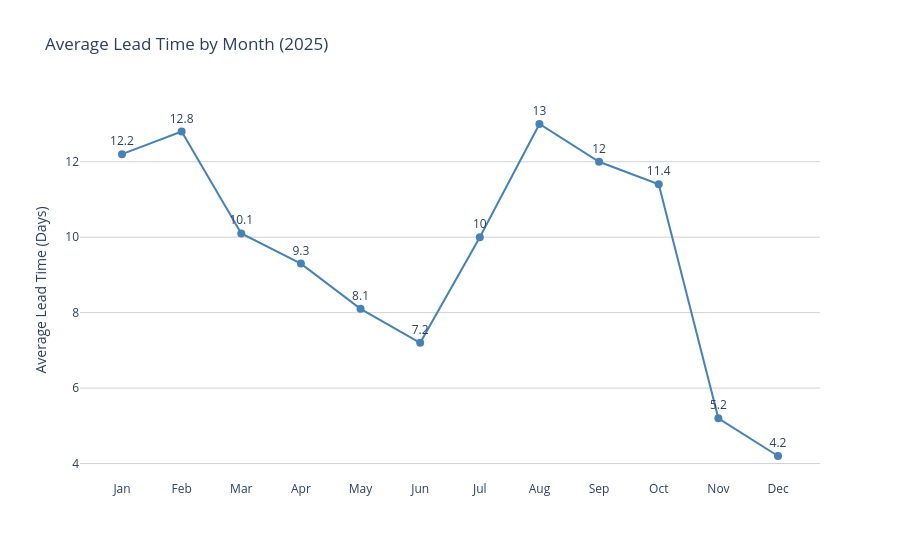

Notebook code for this chart:
### Code cell
fig = px.line(
    df_lead_time_monthly,
    x='month_short',
    y='avg_lead_time_days',
    title='Average Lead Time by Month (2025)',
    labels={
        'avg_lead_time_days': 'Average Lead Time (Days)',
        'month_short': ''
    },
    text='avg_lead_time_days',
    markers=True
)

fig.update_traces(
    line=dict(color='steelblue', width=2),
    marker=dict(size=8, color='steelblue'),
    textposition='top center'
)

fig.update_layout(
    plot_bgcolor='white',
    xaxis=dict(showgrid=False),
    yaxis=dict(showgrid=True, gridcolor='lightgrey', title='Average Lead Time (Days)')
)
fig.show()

### Figure 1 — Plotly figure (JSON) as saved in the notebook; plotly's stock layout.template omitted (floating-point values rounded to 4 significant figures)
{"data": [{"hovertemplate": "=%{x}<br>Average Lead Time (Days)=%{text}<extra></extra>", "legendgroup": "", "line": {"color": "steelblue", "dash": "solid", "width": 2}, "marker": {"color": "steelblue", "size": 8, "symbol": "circle"}, "mode": "lines+markers+text", "name": "", "orientation": "v", "showlegend": false, "text": [12.2, 12.8, 10.1, 9.3, 8.1, 7.2, 10.0, 13.0, 12.0, 11.4, 5.2, 4.2], "textposition": "top center", "type": "scatter", "x": ["Jan", "Feb", "Mar", "Apr", "May", "Jun", "Jul", "Aug", "Sep", "Oct", "Nov", "Dec"], "xaxis": "x", "y": [12.2, 12.8, 10.1, 9.3, 8.1, 7.2, 10.0, 13.0, 12.0, 11.4, 5.2, 4.2], "yaxis": "y"}], "layout": {"legend": {"tracegroupgap": 0}, "plot_bgcolor": "white", "title": {"text": "Average Lead Time by Month (2025)"}, "xaxis": {"anchor": "y", "domain": [0, 1], "showgrid": false, "title": {"text": ""}}, "yaxis": {"anchor": "x", "domain": [0, 1], "gridcolor": "lightgrey", "showgrid": true, "title": {"text": "Average Lead Time (Days)"}}}}
